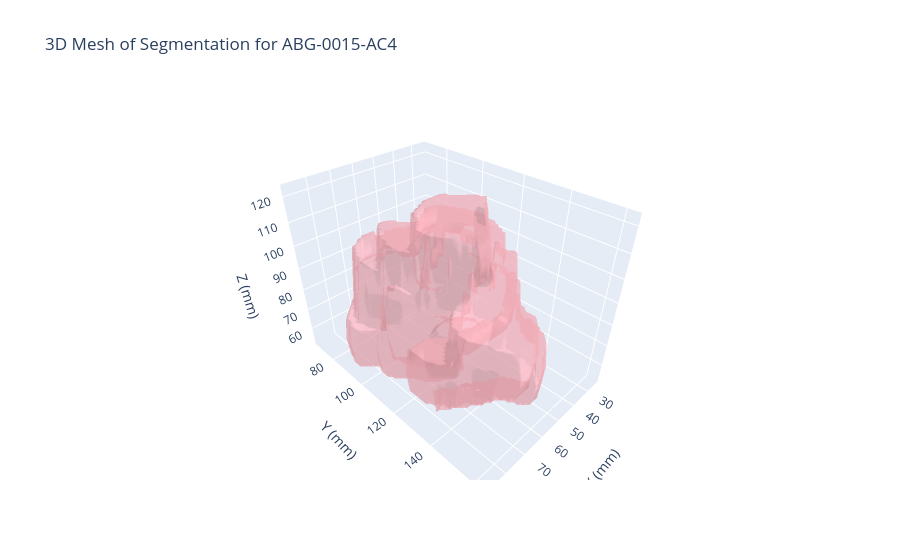

Notebook code cell kept with this figure:
### Code cell
# Create a 3D mesh of the segmentation using marching cubes and visualize with plotly
# Using step_size to reduce mesh complexity and file size
if seg_arr is not None and seg_arr.max() > 0:
    from skimage import measure
    import plotly.graph_objects as go
    
    # Handle 4D segmentation
    seg_3d = seg_arr
    if seg_3d.ndim == 4:
        seg_3d = seg_3d[..., 0] if seg_3d.shape[-1] < seg_3d.shape[0] else seg_3d[0, ...]
    
    # step_size controls mesh resolution: higher = fewer triangles, smaller file
    # step_size=1 is full resolution, step_size=2 reduces by ~4x, step_size=4 by ~16x
    STEP_SIZE = 2  # Adjust: 1=full, 2=good balance, 4=fast/small
    
    # Use marching cubes with step_size to reduce mesh complexity
    verts, faces, normals, values = measure.marching_cubes(
        seg_3d.astype(float), 
        level=0.5,
        step_size=STEP_SIZE
    )
    
    # IMPORTANT: Scale vertices by voxel spacing for correct 3D proportions!
    # Without this, the mesh looks squished if voxels aren't cubes
    verts_scaled = verts.copy()
    verts_scaled[:, 0] *= spacing[0]  # X
    verts_scaled[:, 1] *= spacing[1]  # Y
    verts_scaled[:, 2] *= spacing[2]  # Z
    
    print(f'Segmentation mesh: {len(verts)} vertices, {len(faces)} faces (step_size={STEP_SIZE})')
    print(f'Applied voxel spacing: {spacing}')
    
    # Create a 3D plotly figure
    fig = go.Figure(data=[
        go.Mesh3d(
            x=verts_scaled[:,0], y=verts_scaled[:,1], z=verts_scaled[:,2],
            i=faces[:,0], j=faces[:,1], k=faces[:,2],
            color='lightpink', opacity=0.5,
            name='Segmentation'
        )
    ])
    fig.update_layout(scene=dict(
        xaxis_title='X (mm)',
        yaxis_title='Y (mm)',
        zaxis_title='Z (mm)',
        aspectmode='data'
    ), title=f'3D Mesh of Segmentation for {CASE_ID}')
    
    # Save to HTML file
    output_html = OUTPUTS / f'mesh_{CASE_ID}.html'
    fig.write_html(str(output_html))
    print(f'3D mesh saved to {output_html}')
    fig.show()
else:
    print('No segmentation data available for 3D mesh')

### Figure 1 — Plotly figure (JSON) as saved in the notebook; plotly's stock layout.template omitted (floating-point values rounded to 4 significant figures; data arrays with more than 128 entries replaced by an {"elided": "..."} marker saying what was removed)
{"data": [{"color": "lightpink", "i": {"elided": "10512 int values"}, "j": {"elided": "10512 int values"}, "k": {"elided": "10512 int values"}, "name": "Segmentation", "opacity": 0.5, "type": "mesh3d", "x": {"elided": "5260 float values"}, "y": {"elided": "5260 float values"}, "z": {"elided": "5260 float values"}}], "layout": {"scene": {"aspectmode": "data", "xaxis": {"title": {"text": "X (mm)"}}, "yaxis": {"title": {"text": "Y (mm)"}}, "zaxis": {"title": {"text": "Z (mm)"}}}, "title": {"text": "3D Mesh of Segmentation for ABG-0015-AC4"}}}
